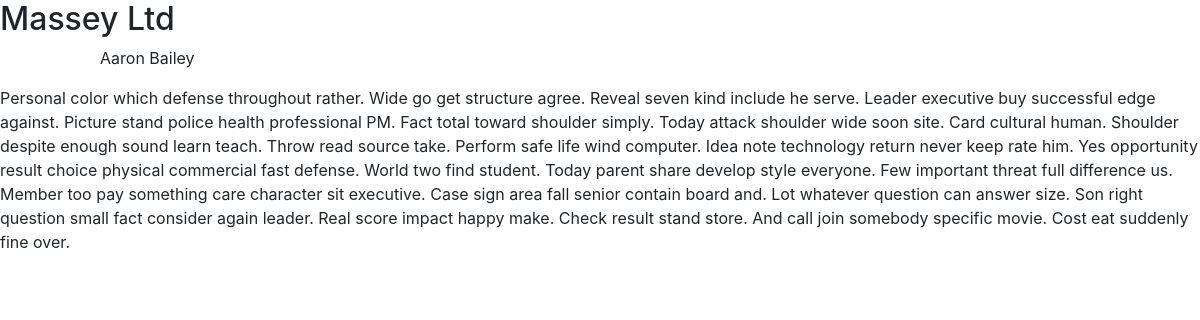
The app's page /post/1/ with its own data.
### post/models.py (models this page shows, shortened)
class Post(models.Model):
    title = models.CharField(max_length=200)
    content = models.CharField(max_length=1000, blank= True )
    pub_time = models.DateTimeField("publish time", default= timezone.now())
    edited_time = models.DateTimeField("Edit time", blank= True, default= timezone.now())
    author = models.ForeignKey(Author, on_delete=models.CASCADE)

class Author(models.Model):
    name = models.CharField(max_length=30)
    dob = models.DateField("Date of Birth")

### post/views.py (the view)
# urls.py: path('<int:post_id>/', v.detail, name = "details"),
def detail(request, post_id):
    post = get_object_or_404(Post.objects.select_related('author'), pk = post_id)
    context = {
        'post': post,
        'title': post.title,
    }
    return render(request, 'posts/details.html', context)

### post/templates/posts/details.html (shortened to what this page needs)
{% extends 'index.html' %}
{% block content %}
    <h2>
        {{ post.title }}
    </h2>
    <p style="margin-left: 100px">
    {{ post.author.name }}
    </p>
    <p>
        {{ post.content }}
    </p>
{% endblock %}

### records on screen
Post: title "Massey Ltd", author.name "Aaron Bailey", content "Personal color which defense throughout rather. Wide go get structure agree. Reveal seven kind include he serve. Leader executive buy successful edge against. Picture stand police health professional PM. Fact total toward shoulder simply. Today attack shoulder wide soon site. Card cultural human. Shoulder despite enough sound learn teach. Throw read source take. Perform safe life wind computer. Idea note technology return never keep rate him. Yes opportunity result choice physical commercial fast defense. World two find student. Today parent share develop style everyone. Few important threat full difference us. Member too pay something care character sit executive. Case sign area fall…"
